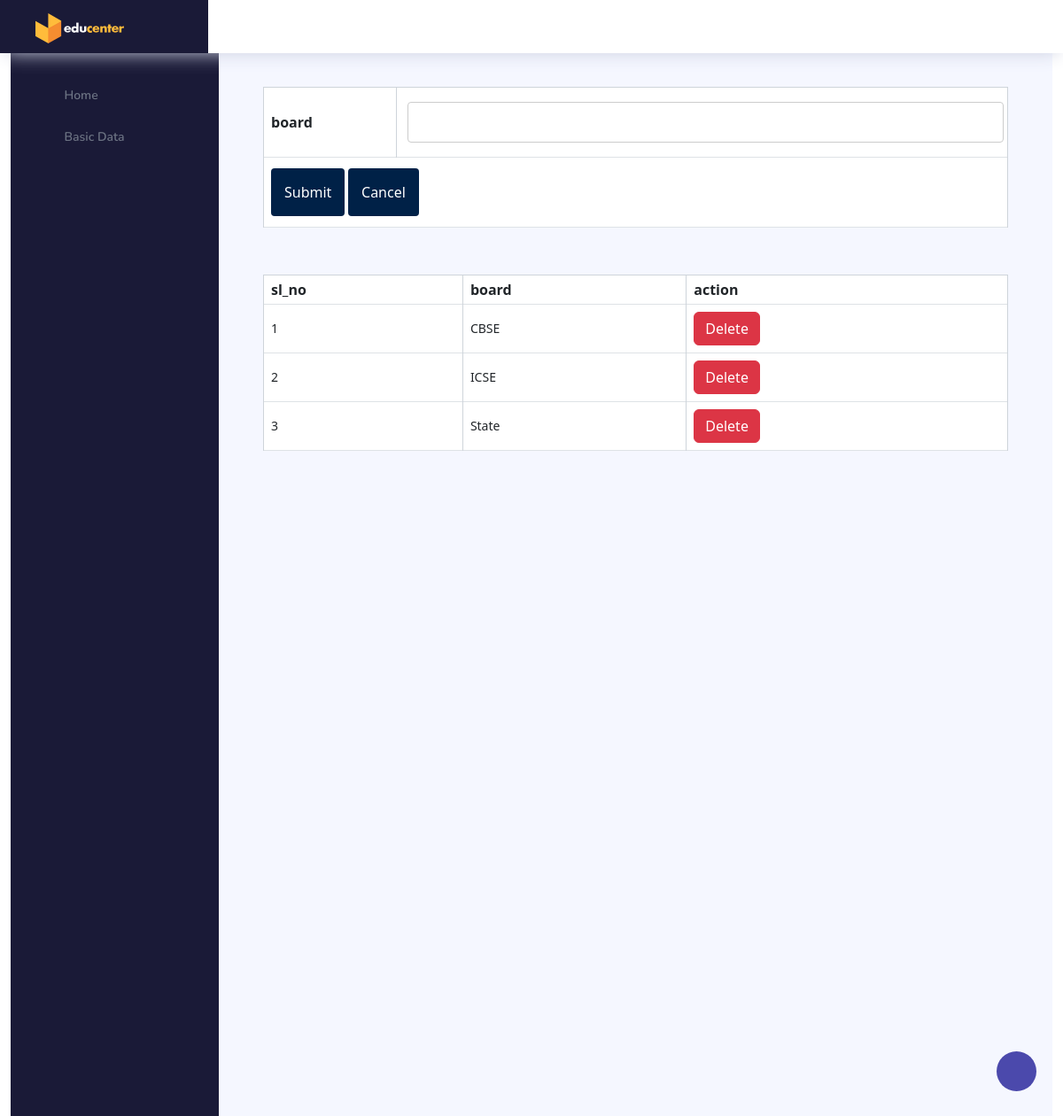
Screenshot of /project/Admin/board.php (signed in) with the database file from the repository.
### tables this page shows
CREATE TABLE `tbl_board` (
  `board_id` int(11) NOT NULL auto_increment,
  `board_name` varchar(50) NOT NULL,
  PRIMARY KEY  (`board_id`)
);

### project/Admin/board.php (the view, shortened to what this page needs)
<?php
include("Head.php");
        ?>
<!DOCTYPE html PUBLIC "-//W3C//DTD XHTML 1.0 Transitional//EN" "http://www.w3.org/TR/xhtml1/DTD/xhtml1-transitional.dtd">
<html xmlns="http://www.w3.org/1999/xhtml">
<head>
<link href="https://cdn.jsdelivr.net/npm/bootstrap@5.3.0/dist/css/bootstrap.min.css" rel="stylesheet">
</head>
<body>
<div class="container">
    <form method="post">
        <table class="table table-bordered" align="center" cellpadding="10" style="border-collapse: collapse;">
            <tr>
                <th>board</th>
                <td>
                    <input type="text" name="txt_name" id="h" class="form-control" required autocomplete="off" />
                </td>
            </tr>
            <tr>
                <td colspan="2">
                    <input type="submit" name="btn_submit" id="d" value="Submit" class="btn btn-primary" />
                    <input type="submit" name="c" id="c" value="Cancel" class="btn btn-secondary" />
                </td>
            </tr>
        </table>
    </form>
    <p>&nbsp;</p>
    <table class="table table-bordered" align="center" cellpadding="10">
        <tr>
            <th>sl_no</th>
            <th>board</th>
            <th>action</th>
        </tr>
        <?php
        $i = 0;
        $selQry = "select * from tbl_board";
        $data = mysql_query($selQry);
        while ($row = mysql_fetch_array($data)) {
            $i++;
            ?>
            <tr>
                <td><?php echo $i ?></td>
                <td><?php echo $row["board_name"] ?></td>
                <td><a href="Board.php?bid=<?php echo $row["board_id"] ?>" class="btn btn-danger">Delete</a></td>
            </tr>
            <?php
        }
        ?>
    </table>
</div>
<p>&nbsp;</p>
</body>
</html>
<br><br><br><br><br><br><br>
<br><br><br><br><br><br><br>
<br><br><br><br><br><br><br>
<br><br><br><br><br><br><br>

### project/assets/form.css (style rules this page uses)
input[type=text], [type=password], [type=email], [type=date], select { width: 100%; padding: 12px 20px; margin: 8px 0; display: inline-block; border: 1px solid #ccc; border-radius: 4px; box-sizing: border-box; background-color: none; }
input[type=submit] { background-color: #002147; color: white; padding: 15px; margin: 4px 0; border: none; border-radius: 4px; cursor: pointer; transition: 0.3s ease; }

### rows the page displays
tbl_board: board_name "CBSE"
tbl_board: board_name "ICSE"
tbl_board: board_name "State"
